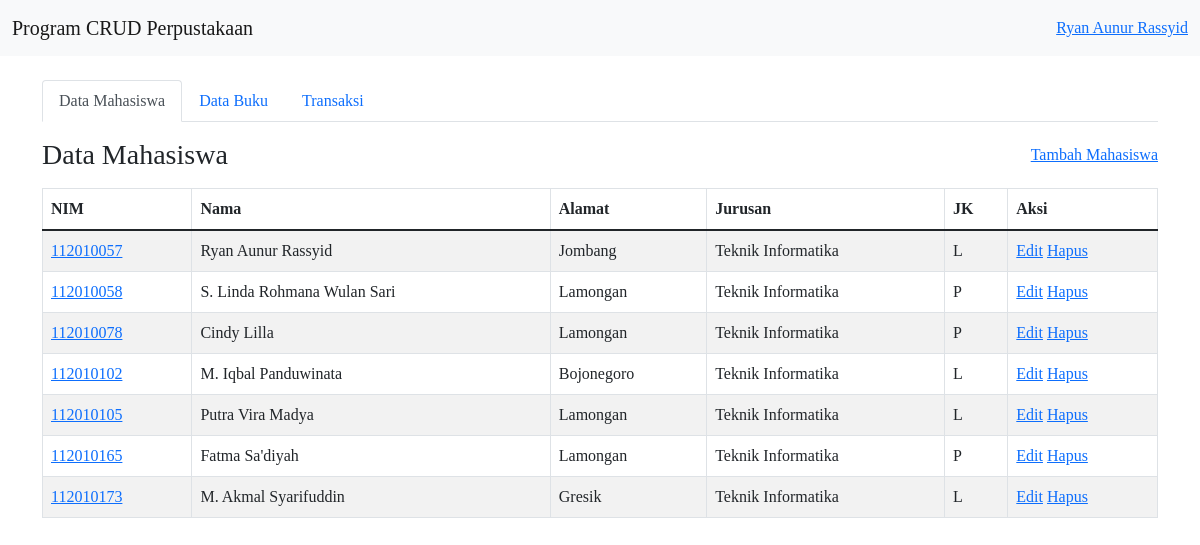
The page / on the database its author committed.
### tables this page shows
CREATE TABLE `mahasiswa` (
  `nim` varchar(20) NOT NULL,
  `nama` varchar(100) NOT NULL,
  `jurusan` varchar(100) NOT NULL,
  `alamat` varchar(255) NOT NULL,
  `jenis_kelamin` char(1) NOT NULL
);

### helpers.php (called while the page is built, shortened)
<?php
class DB {
    private $connection;
    private $options = [
        "host" => "localhost",
        "user" => "root",
        "password" => "",
        "database" => "php_course"
    ];
    public function __construct($options)
    {
        $this->options = array_merge($this->options, $options);
        $this->connection = $this->connectToDB();
    }
    public function getConnection()
    {
        return $this->connection;
    }
    private function connectToDB()
    {
        $connection = mysqli_connect(
            $this->options['host'],
            $this->options['user'],
            $this->options['password'],
            $this->options['database']
        );
        return $connection;
    }
}
class Model {
    protected $table = "";
    private DB $connection;
    public function __construct(DB $connection)
    {
        $this->connection = $connection;
    }
    public function query ($query) {
        $result = mysqli_query($this->connection->getConnection(), $query);
        return mysqli_fetch_all($result, MYSQLI_ASSOC);
    }
    public function all () {
        return $this->query("SELECT * FROM `{$this->table}`");
    }
}

### connection.php (called while the page is built, shortened)
<?php
$db = new DB([
    "host" => "localhost",
    "user" => "ryanaunur",
    "password" => "A6HxLvoCwO5bq!@#",
    "database" => "perpustakaan_db"
]);

### index.php (the view, shortened to what this page needs)
<?php
include __DIR__ . '/autoload.php';
$mahasiswa = new Mahasiswa($db);
?>
<!DOCTYPE html>
<html lang="en">
<head>
  <link rel="stylesheet" href="bootstrap/css/bootstrap.min.css">
</head>
<body>
  <?php include __DIR__ . "/components/navbar.php"; ?>
  <div class="container mt-4">
    <nav>
      <div class="nav nav-tabs" id="nav-tab" role="tablist">
        <button class="nav-link active" id="nav-mahasiswa-tab" data-bs-toggle="tab" data-bs-target="#nav-mahasiswa" type="button" role="tab" aria-controls="nav-mahasiswa" aria-selected="true">Data Mahasiswa</button>
        <button class="nav-link" id="nav-buku-tab" data-bs-toggle="tab" data-bs-target="#nav-buku" type="button" role="tab" aria-controls="nav-buku" aria-selected="false">Data Buku</button>
        <button class="nav-link" id="nav-transaksi-tab" data-bs-toggle="tab" data-bs-target="#nav-transaksi" type="button" role="tab" aria-controls="nav-transaksi" aria-selected="false">Transaksi</button>
      </div>
    </nav>
    <div class="tab-content" id="nav-tabContent">
      <div class="tab-pane fade show active" id="nav-mahasiswa" role="tabpanel" aria-labelledby="nav-mahasiswa-tab">
        <section id="s_mahasiswa">
          <div class="d-flex justify-content-between align-items-center">
            <h3 class="mt-3 mb-3">Data Mahasiswa</h3>
            <div>
              <a href="/mahasiswa/insert.php">Tambah Mahasiswa</a>
            </div>
          </div>
          <table class="table table-bordered table-striped">
            <thead>
              <tr>
                <th>NIM</th>
                <th>Nama</th>
                <th>Alamat</th>
                <th>Jurusan</th>
                <th>JK</th>
                <th>Aksi</th>
              </tr>
            </thead>
            <tbody>
              <?php foreach($mahasiswa->all() as $item) { ?>
              <tr>
                <td>
                  <a class="btn-modal--toggler cursor-pointer" role="button" data-bs-toggle="modal" data-bs-target="#v-modal" data-from="mahasiswa" data-source="<?= base64_encode(json_encode($item)) ?>"><?= $item['nim'] ?></a>
                </td>
                <td><?= $item['nama'] ?></td>
                <td><?= $item['alamat'] ?></td>
                <td><?= $item['jurusan'] ?></td>
                <td><?= $item['jenis_kelamin'] ?></td>
                <td>
                  <a href="/mahasiswa/update.php?id=<?= $item['nim'] ?>">Edit</a>
                  <a href="/index.php?action=delete&table=mahasiswa&id=<?= $item['nim'] ?>">Hapus</a>
                </td>
              </tr>
              <?php } ?>
            </tbody>
          </table>
        </section>
      </div>
    </div>
  </div>
</body>
</html>

### components/navbar.php
<nav class="navbar navbar-expand-lg navbar-light bg-light">
  <div class="container-fluid">
    <a class="navbar-brand" href="#">
      Program CRUD Perpustakaan
    </a>
    <a href="#">Ryan Aunur Rassyid</a>
  </div>
</nav>

### rows shown on the page
mahasiswa: nim "112010057", nama "Ryan Aunur Rassyid", alamat "Jombang", jurusan "Teknik Informatika", jenis_kelamin "L"
mahasiswa: nim "112010058", nama "S. Linda Rohmana Wulan Sari", alamat "Lamongan", jurusan "Teknik Informatika", jenis_kelamin "P"
mahasiswa: nim "112010078", nama "Cindy Lilla", alamat "Lamongan", jurusan "Teknik Informatika", jenis_kelamin "P"
mahasiswa: nim "112010102", nama "M. Iqbal Panduwinata", alamat "Bojonegoro", jurusan "Teknik Informatika", jenis_kelamin "L"
mahasiswa: nim "112010105", nama "Putra Vira Madya", alamat "Lamongan", jurusan "Teknik Informatika", jenis_kelamin "L"
mahasiswa: nim "112010165", nama "Fatma Sa'diyah", alamat "Lamongan", jurusan "Teknik Informatika", jenis_kelamin "P"
mahasiswa: nim "112010173", nama "M. Akmal Syarifuddin", alamat "Gresik", jurusan "Teknik Informatika", jenis_kelamin "L"
